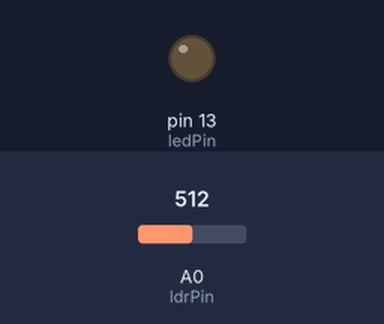
The sketch below on a simulated Arduino Uno, built with avr-gcc and run on an emulated ATmega328P. Parts: output pins drawn as LEDs (lit = HIGH). Inputs (shaded band) come from the test bench; at power-on: A0 (ldrPin) = 512.

Above: at 1.2 s.
1.3 s: A0 (ldrPin) set to 491
At 2.0 s:
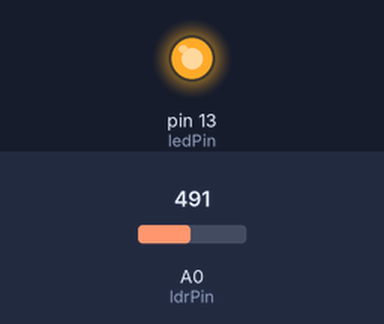
2.8 s: A0 (ldrPin) set to 510
At 3.2 s:
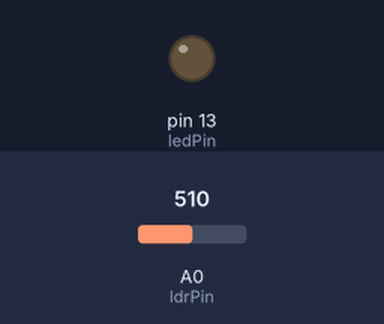
4.3 s: A0 (ldrPin) set to 490
At 5.5 s:
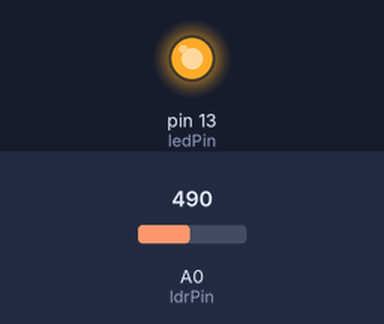
Timing chart, 0 to 7.3 s (numbered marks = the images above; inputs shaded):
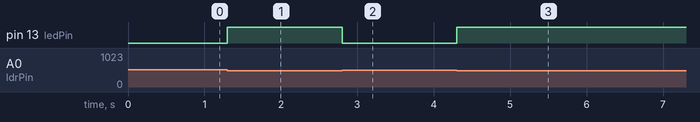

Measured:
- the behaviour switches between 501 and 500 on A0 (ldrPin) (found by bisection; images 0 and 1)
- after the input at 1.3 s, pin 13 (ledPin): LOW → HIGH at once
- after the input at 2.8 s, pin 13 (ledPin): HIGH → LOW at once
- after the input at 4.3 s, pin 13 (ledPin): LOW → HIGH at once

The sketch:

Arduino.ino
```cpp
// (licence header left out)
// Se definen las variables de tipo entero
int ledPin = 13;
int ldrPin = 0;
int limite = 500;

//Este código se ejecuta la primera vez
void setup() {
  // Configuramos el pin en modo salida
  pinMode(ledPin, OUTPUT);
  pinMode(ldrPin, INPUT);
}

//Este código se ejecuta en bucle repetidamente
void loop() {
  // Lectura del pin del interruptor
  if (analogRead(ldrPin) > limite) {
    digitalWrite(ledPin, LOW);
  }
  else {
    digitalWrite(ledPin, HIGH);
  }
}
```
